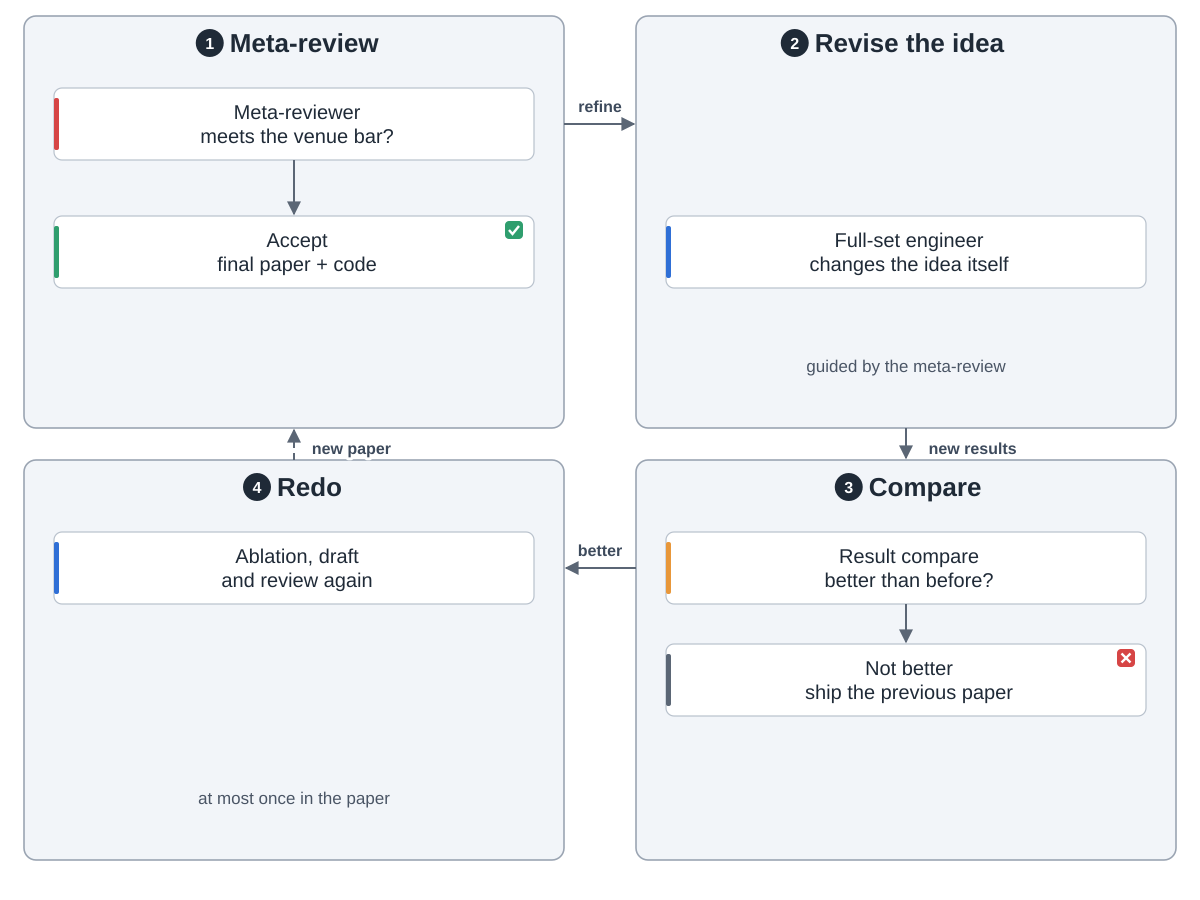

The Python source for this figure:
"""ScientistTwo stage 6: meta-review, the last gate.  Drawn from section 3.6, Figure 7 and appendix
A.2 of the paper (arXiv:2609.19644v1, 17 Sep 2026, read 2026-10-05).
Run: python3 metareview.py

Snake order: 1 meta-review (top left) -> 2 revise the idea (top right) -> 3 compare (bottom right)
-> 4 redo (bottom left), which sends a new paper back to the meta-reviewer."""
import sys
from pathlib import Path

sys.path.insert(0, str(Path(__file__).resolve().parents[2] / "tools"))
from archdiagram import Diagram  # noqa: E402

L, R, W = 24, 636, 540
T1, H1 = 16, 412
T2, H2 = 460, 400
FW, HW = 480, 232   # full-width card, half-width card


def full(x, y, label, kind=None, h=72):
    d.card(x + 30, y, label, kind, w=FW, h=h)


def pair(x, y, a, b, h=72):
    """Two half-width cards side by side; a and b are (label, kind)."""
    d.card(x + 30, y, a[0], a[1], w=HW, h=h)
    d.card(x + 278, y, b[0], b[1], w=HW, h=h)


def down(x, y0, y1):
    d.arrow(f"M{x} {y0}V{y1 - 2}")


def notes(x, top, h, *lines):
    """At most two note lines near the bottom of a group."""
    for i, s in enumerate(lines):
        d.note(x + W / 2, top + h - 70 + i * 28 + (14 if len(lines) == 1 else 0), s)


def across(y, label, back=False, rtl=False):
    """Arrow across the column gap at height y; rtl runs right group -> left group."""
    a, b = (R, L + W + 2) if rtl else (L + W, R - 2)
    d.arrow(f"M{a} {y}H{b}", back=back, label=label, at=((L + W + R) / 2, y - 12))


def drop(x, label, back=False, up=False):
    """Arrow across the row gap at x, label to its right; up runs bottom row -> top row."""
    a, b = (T2, T1 + H1 + 2) if up else (T1 + H1, T2 - 2)
    d.arrow(f"M{x} {a}V{b}", back=back, label=label, at=(x + 16 + len(label) * 4.6, T1 + H1 + 26))

d = Diagram("ScientistTwo stage 6: meta-review",
            "1 Meta-review: a Meta-Reviewer reads the paper and its review and decides accept or refine. "
            "Accept ends the run with the final paper and its code. 2 Revise the idea: on refine, a Full-Set "
            "Engineer changes the idea itself, guided by the meta-review. 3 Compare: a Result Comparison agent "
            "checks the new results against the old; if they are not better, the change is thrown away and "
            "the previous paper ships. 4 Redo: if better, the ablation, the draft and the review run again "
            "and the new paper returns to the meta-reviewer. In the paper's setting this happens at most once.")

d.group(L, T1, W, H1, "Meta-review", 1)
full(L, T1 + 72, "Meta-reviewer|meets the venue bar?", "review")
full(L, T1 + 200, "Accept|final paper + code", "plan")
d.ok(L + 490, T1 + 214)
down(L + W / 2, T1 + 144, T1 + 200)

d.group(R, T1, W, H1, "Revise the idea", 2)
full(R, T1 + 200, "Full-set engineer|changes the idea itself", "coding")
notes(R, T1, H1, "guided by the meta-review")

d.group(R, T2, W, H2, "Compare", 3)
full(R, T2 + 72, "Result compare|better than before?", "critic")
full(R, T2 + 184, "Not better|ship the previous paper", "data")
d.bad(R + 490, T2 + 198)
down(R + W / 2, T2 + 144, T2 + 184)

d.group(L, T2, W, H2, "Redo", 4)
full(L, T2 + 72, "Ablation, draft|and review again", "coding")
notes(L, T2, H2, "at most once in the paper")

across(T1 + 108, "refine")
drop(R + W / 2, "new results")
across(T2 + 108, "better", rtl=True)
drop(L + W / 2, "new paper", back=True, up=True)
d.save(Path(__file__).with_name("metareview.svg"))
